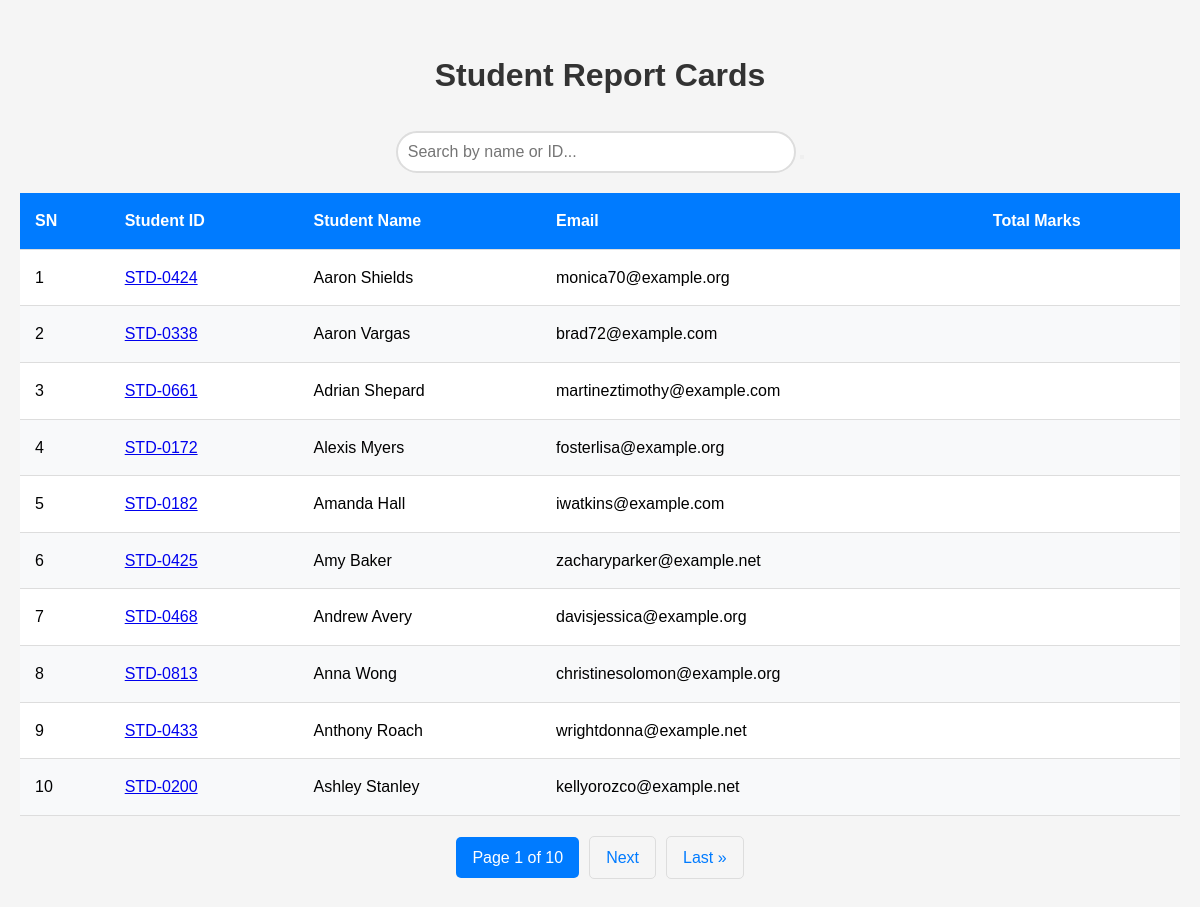
The page / on the database its author committed.
### home/models.py (models this page shows, shortened)
class Student(models.Model):
    name = models.CharField(max_length=100)
    student_id = models.OneToOneField(StudentID,related_name='studentid', on_delete=models.CASCADE)
    age = models.PositiveIntegerField()
    email = models.EmailField(null=True, blank=True, unique=True)
    address = models.TextField(null=True, blank=True)
    class Meta:
        ordering = ['name']
        verbose_name = "student"

class StudentID(models.Model):
    student_id = models.CharField(max_length=15, unique=True)
    def __str__(self):
        return self.student_id

### home/views.py (the view)
# urls.py: 2. Add a URL to urlpatterns:  path('', views.home, name='home')
def home(request):
    queryset = Student.objects.all()
    if request.GET.get('search'):
        search = request.GET.get('search')
        queryset = queryset.filter(
            Q(name__icontains = search) |
            Q(student_id__student_id__icontains = search)
        ).distinct()
    paginator = Paginator(queryset, 10)
    page_number = request.GET.get("page", 1)
    page_obj = paginator.get_page(page_number)
    context = {'students':page_obj}
    return render(request, 'get_student.html', context)

### home/templates/get_student.html (shortened to what this page needs)
{% load static %}
<!DOCTYPE html>
<html lang="en">
<head>
    <link rel="stylesheet" href="{% static 'get_student.css' %}">
</head>
<body>
    <div class="container">
        <h1>Student Report Cards</h1>
        <form method="GET" class="search-container">
            <input type="search"
                   name="search"
                   placeholder="Search by name or ID..."
                   id="searchInput">
            <button type="submit" class="fas fa-search"></button>
        </form>
        <div class="table-container">
            <table id="studentsTable">
                <thead>
                    <tr>
                        <th>SN</th>
                        <th>Student ID</th>
                        <th>Student Name</th>
                        <th>Email</th>
                        <th>Total Marks</th>
                    </tr>
                </thead>
                <tbody>
                    {% for student in students %}
                    <tr>
                        <td>{{ forloop.counter }}</td>
                        <td><a href="{% url 'report_card' student.student_id %}">{{ student.student_id }}</a></td>
                        <td>{{ student.name }}</td>
                        <td>{{ student.email }}</td>
                        <td>{{ student.total_marks }}</td>
                    </tr>
                    {% endfor %}
                </tbody>
            </table>
        </div>
         <div class="pagination">
            <span class="step-links">
                <span class="current">
                    Page {{ students.number }} of {{ students.paginator.num_pages }}
                </span>
                {% if students.has_next %}
                    <a href="?page={{ students.next_page_number }}">Next</a>
                    <a href="?page={{ students.paginator.num_pages }}">Last &raquo;</a>
                {% endif %}
            </span>
        </div>
    </div>
</body>
</html>

### home/static/get_student.css (style rules this page uses)
* { margin: 0; padding: 0; box-sizing: border-box; }
body { font-family: 'Arial', sans-serif; background-color: #f5f5f5; line-height: 1.6; }
.container { max-width: 1200px; margin: 30px auto; padding: 20px; }
h1 { text-align: center; color: #333; margin-bottom: 30px; }
.search-container { margin-bottom: 20px; text-align: center; }
#searchInput { width: 100%; max-width: 400px; padding: 10px; border: 2px solid #ddd; border-radius: 25px; font-size: 16px; outline: none; transition: border-color 0.3s ease; }
.table-container { overflow-x: auto; }
table { width: 100%; border-collapse: collapse; background-color: white; box-shadow: 0 1px 3px rgba(0,0,0,0.1); }
th, td { padding: 15px; text-align: left; border-bottom: 1px solid #ddd; }
th { background-color: #007bff; color: white; font-weight: bold; }
tr:nth-child(even) { background-color: #f8f9fa; }
.pagination { margin-top: 20px; text-align: center; display: flex; justify-content: center; gap: 10px; }
.pagination a { color: #007bff; padding: 8px 16px; text-decoration: none; border: 1px solid #ddd; border-radius: 5px; transition: background-color 0.3s; }
.pagination .current { padding: 8px 16px; background-color: #007bff; color: white; border-radius: 5px; }
.step-links { display: flex; align-items: center; gap: 10px; }

### rows shown on the page
Student: student_id "STD-0424", name "Aaron Shields", email "monica70@example.org"
Student: student_id "STD-0338", name "Aaron Vargas", email "brad72@example.com"
Student: student_id "STD-0661", name "Adrian Shepard", email "martineztimothy@example.com"
Student: student_id "STD-0172", name "Alexis Myers", email "fosterlisa@example.org"
Student: student_id "STD-0182", name "Amanda Hall", email "iwatkins@example.com"
Student: student_id "STD-0425", name "Amy Baker", email "zacharyparker@example.net"
Student: student_id "STD-0468", name "Andrew Avery", email "davisjessica@example.org"
Student: student_id "STD-0813", name "Anna Wong", email "christinesolomon@example.org"
Student: student_id "STD-0433", name "Anthony Roach", email "wrightdonna@example.net"
Student: student_id "STD-0200", name "Ashley Stanley", email "kellyorozco@example.net"

### other values the page prints
{{ students.number }} "1"
{{ students.paginator.num_pages }} "10"
